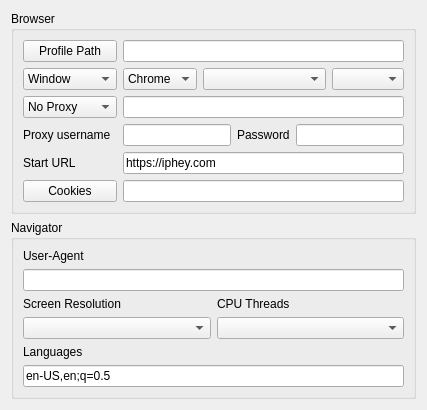
         <widget class="QWidget" name="tab">
          <attribute name="title">
           <string>Overview</string>
          </attribute>
          <layout class="QGridLayout" name="gridLayout_2">
           <item row="1" column="0">
            <widget class="QGroupBox" name="groupBox_2">
             <property name="title">
              <string>Navigator</string>
             </property>
             <layout class="QGridLayout" name="gridLayout_4">
              <item row="2" column="0">
               <widget class="QLabel" name="label_2">
                <property name="text">
                 <string>Screen Resolution</string>
                </property>
               </widget>
              </item>
              <item row="3" column="1">
               <widget class="QComboBox" name="comboBoxCpu"/>
              </item>
              <item row="4" column="0">
               <widget class="QLabel" name="label_4">
                <property name="text">
                 <string>Languages</string>
                </property>
               </widget>
              </item>
              <item row="2" column="1">
               <widget class="QLabel" name="label_5">
                <property name="text">
                 <string>CPU Threads</string>
                </property>
               </widget>
              </item>
              <item row="0" column="0">
               <widget class="QLabel" name="label_3">
                <property name="text">
                 <string>User-Agent</string>
                </property>
               </widget>
              </item>
              <item row="1" column="0" colspan="2">
               <widget class="QLineEdit" name="lineEditUserAgent"/>
              </item>
              <item row="3" column="0">
               <widget class="QComboBox" name="comboBoxResoluton"/>
              </item>
              <item row="5" column="0" colspan="2">
               <widget class="QLineEdit" name="lineEditLanguages">
                <property name="text">
                 <string>en-US,en;q=0.5</string>
                </property>
               </widget>
              </item>
             </layout>
            </widget>
           </item>
           <item row="0" column="0">
            <widget class="QGroupBox" name="groupBox">
             <property name="title">
              <string>Browser</string>
             </property>
             <layout class="QGridLayout" name="gridLayout_3">
              <item row="5" column="0">
               <widget class="QLabel" name="label_17">
                <property name="text">
                 <string>Proxy username</string>
                </property>
               </widget>
              </item>
              <item row="0" column="0">
               <widget class="QPushButton" name="pushButtonProfilePath">
                <property name="text">
                 <string>Profile Path</string>
                </property>
               </widget>
              </item>
              <item row="3" column="0">
               <widget class="QComboBox" name="comboBoxProxyType">
                <item>
                 <property name="text">
                  <string>No Proxy</string>
                 </property>
                </item>
                <item>
                 <property name="text">
                  <string>Proxy</string>
                 </property>
                </item>
                <item>
                 <property name="text">
                  <string>Sock5</string>
                 </property>
                </item>
               </widget>
              </item>
              <item row="7" column="0">
               <widget class="QLabel" name="label_6">
                <property name="text">
                 <string>Start URL</string>
                </property>
               </widget>
              </item>
              <item row="8" column="0">
               <widget class="QPushButton" name="pushButtonCookies">
                <property name="text">
                 <string>Cookies</string>
                </property>
               </widget>
              </item>
              <item row="2" column="0">
               <widget class="QComboBox" name="comboBoxOS">
                <item>
                 <property name="text">
                  <string>Window</string>
                 </property>
                </item>
                <item>
                 <property name="text">
                  <string>Mac OS X</string>
                 </property>
                </item>
                <item>
                 <property name="text">
                  <string>Linux</string>
                 </property>
                </item>
                <item>
                 <property name="text">
                  <string>Chrome OS</string>
                 </property>
                </item>
               </widget>
              </item>
              <item row="0" column="1" colspan="6">
               <widget class="QLineEdit" name="lineEditProfilePath"/>
              </item>
              <item row="2" column="3" colspan="3">
               <widget class="QComboBox" name="comboBoxVersion"/>
              </item>
              <item row="2" column="6">
               <widget class="QComboBox" name="comboBoxPhoneOS"/>
              </item>
              <item row="3" column="1" colspan="6">
               <widget class="QLineEdit" name="lineEditProxy"/>
              </item>
              <item row="7" column="1" colspan="6">
               <widget class="QLineEdit" name="lineEditStartUrl">
                <property name="text">
                 <string>https://iphey.com</string>
                </property>
               </widget>
              </item>
              <item row="8" column="1" colspan="6">
               <widget class="QLineEdit" name="lineEditCookies"/>
              </item>
              <item row="2" column="1" colspan="2">
               <widget class="QComboBox" name="comboBoxBrowser">
                <item>
                 <property name="text">
                  <string>Chrome</string>
                 </property>
                </item>
               </widget>
              </item>
              <item row="5" column="5" colspan="2">
               <widget class="QLineEdit" name="lineEditProxyPassword">
                <property name="text">
                 <string/>
                </property>
               </widget>
              </item>
              <item row="5" column="4">
               <widget class="QLabel" name="label_18">
                <property name="text">
                 <string>Password</string>
                </property>
               </widget>
              </item>
              <item row="5" column="1" colspan="3">
               <widget class="QLineEdit" name="lineEditProxyUsername">
                <property name="text">
                 <string/>
                </property>
               </widget>
              </item>
             </layout>
            </widget>
           </item>
          </layout>
         </widget>
